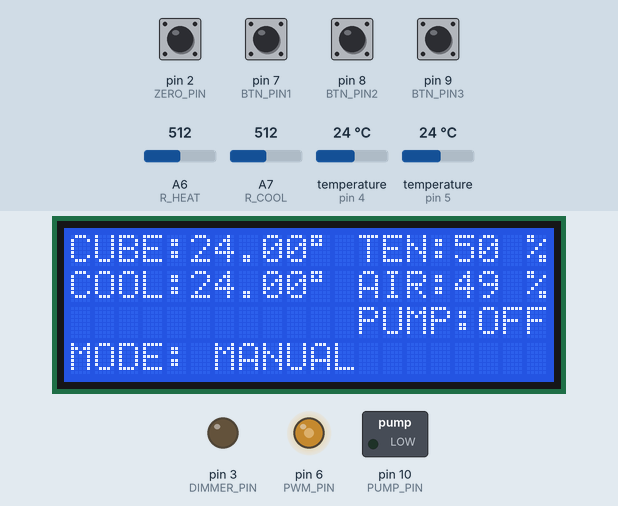
A sketch run on a simulated Arduino Nano, built with avr-gcc and run on an emulated ATmega328P. On the bench: 20×4 character LCD, switched loads named in the sketch (green lamp = pin HIGH), output pins drawn as LEDs (lit = HIGH). Inputs (shaded band) come from the test bench; at power-on: pin 2 (ZERO_PIN), pin 7 (BTN_PIN1), pin 8 (BTN_PIN2), pin 9 (BTN_PIN3) HIGH, A7 (R_COOL) = 512, A6 (R_HEAT) = 512, temperature (sensors on pin 4, pin 5) 24 °C.

Above: at 4.0 s.
4.1 s: A7 (R_COOL) set to 716
At 4.7 s:
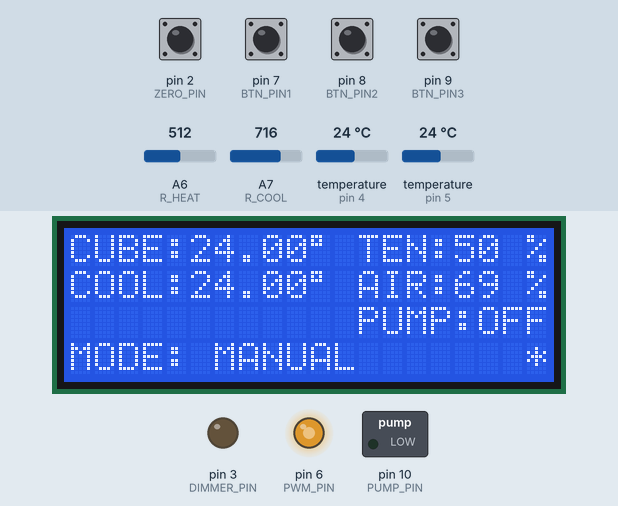
6.9 s: A6 (R_HEAT) set to 993
At 8.21 s:
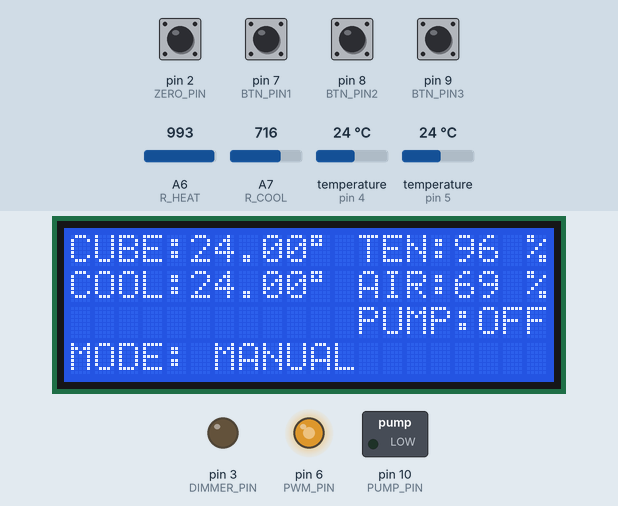
8.9 s: A6 (R_HEAT) set to 1014
At 9.3 s:
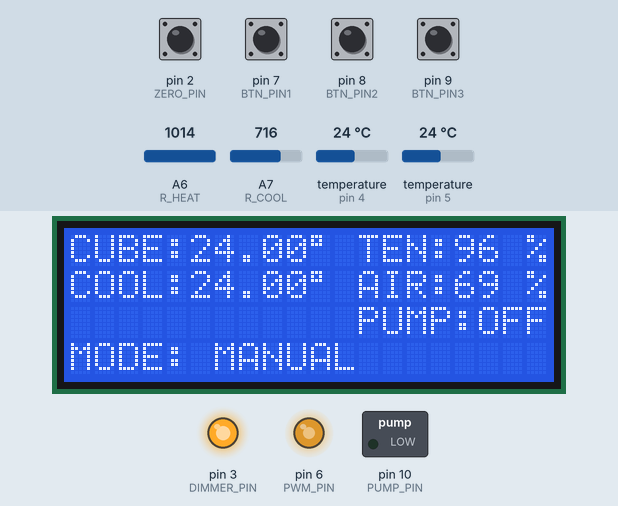
11.9 s: A7 (R_COOL) set to 992
At 12.21 s:
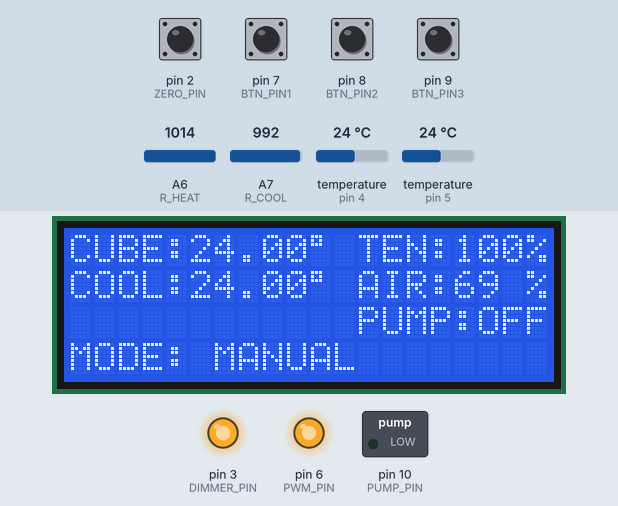
14.9 s: A7 (R_COOL) set to 306
At 15.21 s:
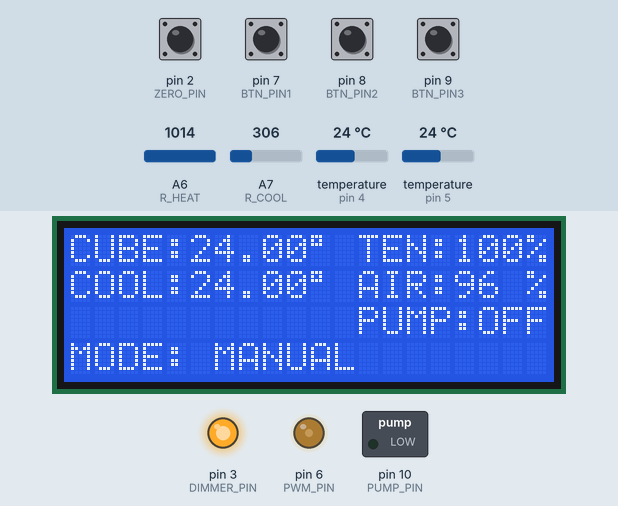
17.9 s: A7 (R_COOL) set to 86
At 18.21 s:
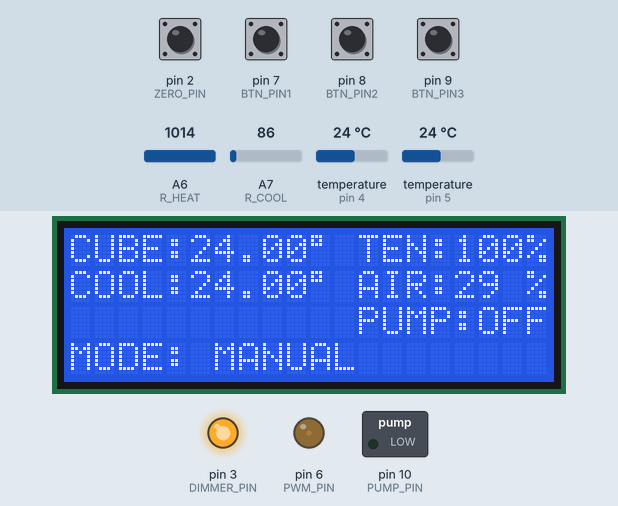
Timing chart, 0 to 20.9 s (numbered marks = the images above; inputs shaded):
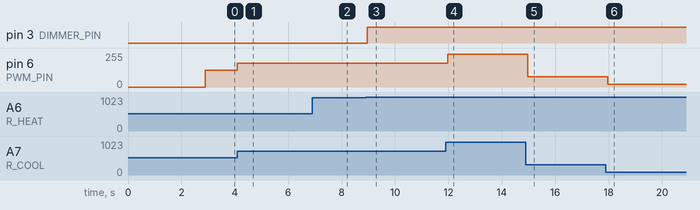

Measured:
- the behaviour switches between 999 and 1000 on A6 (R_HEAT) (found by bisection; images 2 and 3)
- after the input at 4.1 s, pin 6 (PWM_PIN): 127/255 → 178/255 at once; the display: changes after 0.37 s (image 1)
- after the input at 6.9 s, the display: first differs from a run without the input after 0.57 s (image 2 shows a later state)
- after the input at 8.9 s, pin 3 (DIMMER_PIN): LOW → HIGH after 0.07 s
- after the input at 11.9 s, pin 6 (PWM_PIN): 178/255 → 247/255 after 0.07 s
- after the input at 14.9 s, pin 6 (PWM_PIN): 247/255 → 76/255 after 0.07 s
- after the input at 17.9 s, pin 6 (PWM_PIN): 76/255 → 21/255 after 0.07 s

The sketch:

Automation_display_v2_final.ino
```cpp
#include <LiquidCrystal_I2C.h> //библиотека дисплея
#include <GyverTimers.h>  // библиотека таймера
#include <microDS18B20.h> //библиотека для датчиков температуры

//ЗАДАЕМ ПИНЫ:
//ТИРИСТОРНЫЙ РЕГУЛЯТОР
#define ZERO_PIN 2    // пин детектора нуля
#define INT_NUM 0     // соответствующий ему номер прерывания
#define DIMMER_PIN 3  // управляющий пин симистора
//ПОТЕНЦИОМЕРТЫ УПРАВЛЕНИЯ НАГРЕВОМ И КУЛЕРАМИ
#define R_HEAT A6
#define R_COOL A7
//КНОПКИ СМЕНЫ РЕЖИМА РАБОТЫ
#define BTN_PIN1 7 //режим первого перегона (выше температура выключения нагрев. до 20% в струе, мощность на ТЭН побольше)
#define BTN_PIN2 8 //режим второго перегона (ниже температура выключения нагрева, до 40% в струе, мощность на ТЭН поменьше)
#define BTN_PIN3 9 //ручной режим без температуры остановки (только аварийный стоп при 99)
//PWM НА КУЛЕРЫ
#define PWM_PIN 6
//MOSFET Помпы
#define PUMP_PIN 10

//i2C ДИСПЛЕЯ ПОДКЛЮЧЕН НА A4(SDA), A5(SCL)
//ДИСПЛЕЙ 20х4
LiquidCrystal_I2C lcd(0x27, 20, 4);
//ИНИЦИАЛИЗАЦИЯ ДАТЧИКОВ ТЕМПЕРАТУРЫ. MicroDS18B20<PIN> <object_name>;
MicroDS18B20<4> sensor1;
MicroDS18B20<5> sensor2;

//ОПРЕДЕЛЯЕМ ПЕРЕМЕННЫЕ
float cube_temp;     //температура в кубе (идет так же на дисплей)
float water_temp;    //температура воды (идет так же на дисплей)
String pump_state;   //состояние ON/OFF помпы, для отображения на дисплее
int mode = 3;        //режим работы, 1 - первый перегон, 2 - второй перегон, 3 - ручной режим, default = 3
int pwm_pow;         //ШИМ мощность на кулерах (для дисплея)
int pwm_pow_map;     //ШИМ мощность для рассчетов
int ten_pow_map;     //Мощность ТЭН для рассчетов
int ten_pow;         //Мощность ТЭН (для дисплея)
int dimmer;          //переменная диммера, задание мощности ТЭН непосредственно для таймера
                     // задаём значение 500-9300, где 500 максимум мощности, 9300 минимум! (50Гц сеть)
                     // 500-7600 для 60 Гц в сети.
bool star;           //триггер для индикатора работы контроллера
int dim_reg = 0; //флаг регулировки ТЭН-а через прерывание
int read_request = 0;

///НАЧАЛЬНЫЕ УСТАНОВКИ

void setup() {
analogWrite(6, 0); //делаем кулеры тише
//ИНИЦИАЛИЗАЦИЯ ДИСПЛЕЯ
lcd.init(); //первичная инициализация
lcd.backlight(); //ПОдсветка
//РИСУЕМ ЗАСТАВКУ
lcd.blink();
char line1[] = "SAMOGON";
char line2[] = "AUTOMATION V 2.0";
char line3[] = "....................";
lcd.setCursor(0, 0);
  for (int i = 0; i < strlen(line1); i++) {
    lcd.print(line1[i]);
    delay(50);
  }
lcd.setCursor(0, 1);
  for (int i = 0; i < strlen(line2); i++) {
    lcd.print(line2[i]);
    delay(50);
  }
lcd.noBlink();
lcd.setCursor(0, 3);
  for (int i = 0; i < strlen(line3); i++) {
    lcd.print(line3[i]);
    delay(80);
  }
//ОЧИЩАЕМ ДИСПЛЕЙ ПЕРЕД СЛЕДУЮЩИМ ЭКРАНОМ
lcd.clear();
///ДЛЯ РЕГУЛИРОВКИ ТЭНА через GyverTimers и тиристорный диммер
pinMode(ZERO_PIN, INPUT_PULLUP);
pinMode(DIMMER_PIN, OUTPUT);
attachInterrupt(INT_NUM, isr, FALLING);  // для самодельной схемы ставь FALLING
Timer2.enableISR();
//задаем PIN MODE там где требуется
pinMode(R_HEAT, INPUT);
pinMode(R_COOL, INPUT);
pinMode(BTN_PIN1, INPUT_PULLUP); //подтянут резистором в чипе к VCC
pinMode(BTN_PIN2, INPUT_PULLUP); //подтянут резистором в чипе к VCC
pinMode(BTN_PIN3, INPUT_PULLUP); //подтянут резистором в чипе к VCC
pinMode(PWM_PIN, OUTPUT);
pinMode(PUMP_PIN, OUTPUT);
}

void loop() {

//РАБОТА С ДАТЧИКАМИ ТЕМПЕРАТУРЫ
static uint32_t tmr_temp;
if (millis() - tmr_temp >= 1000) {
  tmr_temp = millis();
if (sensor1.readTemp()) {
    cube_temp = sensor1.getTemp();
    sensor1.requestTemp();
}
else {
  sensor1.requestTemp();
}
  if (sensor2.readTemp()) {
    water_temp = sensor2.getTemp();
    sensor2.requestTemp();
  }
  else {
    sensor2.requestTemp();
  }
}

//////////////////////////////////////////////
//ОСНОВНОЙ АЛГОРИТМ КОНТРОЛЯ

//ВЫБОР РЕЖИМА на флаге mode
if (!digitalRead(BTN_PIN1)) {
  mode = 1;
}
if (!digitalRead(BTN_PIN2)) {
  mode = 2;
}
if (digitalRead(BTN_PIN3)) {
  mode = 3;
}
//полный диапазон значений для dimmer - max=500мкс, min=9300мкс
//считается от точки перехода напряжения через 0 до включения симистора.
//время одной полуволны на 50Гц = 10тыс мкс, Но нужно время на обработку функций и прерываний
//для стабильности возьмем диапазон 9000 - 500, так как были замечены артефакты при минимальной мощности, да и в целом нам тут 100Вт на ТЭН не нужно совсем.

//ЗАДАНИЕ МОЩНОСТИ НАГРЕВА ТЭНА, Пока примерно
if (mode == 3 && analogRead(R_HEAT) < 1000) {
  dim_reg = 1;
  dimmer = map(analogRead(R_HEAT), 0, 1024, 9000, 500);
  ten_pow = map(analogRead(R_HEAT), 0, 1024, 0, 100);
  }
if (mode == 3 && analogRead(R_HEAT) >= 1000) {
  dim_reg = 0;
  ten_pow = 100;
  digitalWrite(DIMMER_PIN, 1);
}

//после достижения 75 градусов в кубе включается регулирование диммером
//На режиме 1 экспериментально получена зависимость скорости выхода от температуры в кубе с изменением мощности.
//старт на 60% при 78 град в кубе, отбор голов и начало отбора тела
//Далее процесс идет с плавным повышением до 75% мощности на 98 град в кубе.
//На втором режиме можно уменьшить до 50% На старте и 65% на финише для более качественного отбора.
//диапазон 8500мкс умножаем на обратный % (для 7% можности умножаем на 0.3) получаем значение для границ. При этом большее число = меньшая мощность!

if (mode == 1 && cube_temp >= 75) {
    dim_reg = 1;
    dimmer = map(cube_temp, 75, 98, 4000, 2600); //3400 = 60%, 2125 = 75%
    ten_pow = map(dimmer, 9000, 500, 0, 100);
}
if (mode == 1 && cube_temp < 75) {
  dim_reg = 0;
  ten_pow = 100;
  digitalWrite(DIMMER_PIN, 1);
}

if (mode == 2 && cube_temp >= 75) {
    dim_reg = 1;
    dimmer = map(cube_temp, 75, 96, 4500, 2800); //4250 = 50%, 2975 = 65%
    ten_pow = map(dimmer, 9000, 500, 0, 100);
}
if (mode == 2 && cube_temp < 75) {
  dim_reg = 0;
  ten_pow = 100;
  digitalWrite(DIMMER_PIN, 1);
}

//НОРМАЛЬЫНЕ СТОПЫ ПО РЕЖИМАМ
//На первом режиме примерно на 98 градусах, соответствует отбору до 20-25% в струе
if (mode == 1 && cube_temp >= 98) {
  stop_norm();
}
//На втором режиме примерно на 96 градусах, соответствует отбору 40-45% в струе
if (mode == 2 && cube_temp >= 96) {
  stop_norm();
}
//Зависимость +/- линейная и получена экспериментальным путем перегона.

//ЗАДАНИЕ МОЩНОСТИ PWM КУЛЕРОВ по температуре воды. Плавное саморегулирование на режимах 1 и 2.
if (mode != 3) {
  pwm_pow_map = map(water_temp, 15, 45, 0, 255);
  analogWrite(PWM_PIN, pwm_pow_map);
  pwm_pow = map(pwm_pow_map, 0, 255, 0, 100);
}
//Ручное регулирование на режиме 3
if (mode == 3) {
  pwm_pow_map = map(analogRead(R_COOL), 0, 1024, 0, 255);
  analogWrite(PWM_PIN, pwm_pow_map);
  pwm_pow = map(pwm_pow_map, 0, 255, 0, 100);
}

//УПРАВЛЕНИЕ ПОМПОЙ, включение на 60 градусах в кубе
//для ручного включения предусмотрен выключатель подающий 5В аппаратно на GATE MOSFET-а.
if (cube_temp >= 60) {
  digitalWrite(PUMP_PIN, 1);
  pump_state = "ON";
 }
else {
  digitalWrite(PUMP_PIN, 0);
  pump_state = "OFF";
}

//АВАРИЙНЫЕ СТОП-ы
if (cube_temp >= 99) { //по температуре куба 99, нам точно не нужно столько
  stop_cube();
}
if (water_temp >= 45) { //по температуре охлаждающей жидкости. На 45 это уже сильно мешает процессу
  stop_water();
}

///// ВЫВОД НА ДИСПЛЕЙ ИНФОРМАЦИИ ПО ТАЙМЕРУ раз в 500мс, экспериментально выбрано, как наиболее приятное глазу с минимальным лагом
static uint32_t tmr;
if (millis() - tmr >= 500) {
    tmr = millis();

//вывод температуры куба
 lcd.setCursor(0,0);
 lcd.print("CUBE:");
 lcd.setCursor(5,0);
 lcd.print(cube_temp);
 lcd.setCursor(10,0);
 lcd.write(223); //значек градуса из таблицы дисплея

 //вывод мощности нагрева в % от максимальной
 lcd.setCursor(12,0);
 lcd.print("TEN:");
 lcd.setCursor(16,0);
 lcd.print("   ");
 lcd.setCursor(16,0);
 lcd.print(ten_pow);
 lcd.setCursor(19,0);
 lcd.print("%");

//вывод температуры воды в контуре охлаждения
 lcd.setCursor(0,1);
 lcd.print("COOL:");
 lcd.setCursor(5,1);
 lcd.print(water_temp);
 lcd.setCursor(10,1);
 lcd.write(223);

//вывод мощности PWM кулеров охлаждения овды
 lcd.setCursor(12,1);
 lcd.print("AIR:");
 lcd.setCursor(16,1);
 lcd.print("   ");
 lcd.setCursor(16,1);
 lcd.print(pwm_pow);
 lcd.setCursor(19,1);
 lcd.print("%");

// вывод статуса помпы
 lcd.setCursor(12,2);
 lcd.print("PUMP:");
 lcd.setCursor(17,2);
 lcd.print("   ");
 lcd.setCursor(17,2);
 lcd.print(pump_state);

//вывод информации о режиме работы
lcd.setCursor(0,3);
lcd.print("MODE:");
lcd.setCursor(6,3);
if (mode == 3) lcd.print("MANUAL ");
if (mode == 2) lcd.print("SECOND ");
if (mode == 1) lcd.print("FIRST  ");

//МИГАЕМ ЗВЕЗДОЧКОЙ В УГЛУ. ИНДИКАТОР РАБОТЫ КОНТРОЛЛЕРА
//нужен на случай если вдруг зависнет контроллер, хотябы на глаз будет понятно
if (star == 1) {
  lcd.setCursor(19,3);
  lcd.print("*");
  star = 0;
}
else {
   lcd.setCursor(19,3);
   lcd.print(" ");
   star = 1;
}
 }
//КОНЕЦ ВЫВОДА НА ДИСПЛЕЙ


//КОНЕЦ ЦИКЛА loop
}

// Тирсторный регулятор. Прерывание детектора нуля
//нужно для корректировки периода и перезапуска таймера
void isr() {
  if (dim_reg != 0) {
  static int lastDim;
  if (lastDim != dimmer) Timer2.setPeriod(lastDim = dimmer);
  else Timer2.restart();
  }
}
// Тиристорный регулятор. Срабатывание таймера после перехода напряжения через 0(таймер запускается в прерывании), считает N микросекунд с прерывания и вызывает функцию ISR().
ISR(TIMER2_A) {
  if (dim_reg != 0) {
  digitalWrite(DIMMER_PIN, 1);  // включаем симистор на оставшейся после  отсчета таймером полуволне
  Timer2.stop();                // останавливаем таймер до следующего прерывания где он будет перезапущен
  digitalWrite(DIMMER_PIN, 0);  // выставляем 0 на оптопаре сразу, но тиристор остается открытым до прохождения нуля в напряжении сети. Особенность работы триака.
  }
}

///аварийный стоп по кубу
void stop_cube() {
lcd.clear();
while (true) {
    lcd.setCursor(0,1);
    lcd.print("ERROR:CUBE_OVERHEAT");
    detachInterrupt(0);
    digitalWrite(DIMMER_PIN, 0); //выключаем тиристор принудительно
    digitalWrite(PUMP_PIN, 0); //выключаем помпу
    analogWrite(PWM_PIN, 0); //выставляем минимум на кулеры
    delay(1000); //повторяем бесконечно, раз в секунду
  }
}

///ЦИКЛ ЛОВУШКА ДЛЯ ОСТАНОВКИ ПО ПЕРЕГРЕВУ ВОДЫ
void stop_water() {
lcd.clear();
while (true) {
    lcd.setCursor(0,1);
    lcd.print("ERROR:WATER_OVERHEAT");
    detachInterrupt(0);
    digitalWrite(DIMMER_PIN, 0); //выключаем тиристор принудительно
    digitalWrite(PUMP_PIN, 0); //выключаем помпу
    analogWrite(PWM_PIN, 0); //выставляем минимум на кулеры
    delay(1000); //повторяем бесконечно, раз в секунду
  }
}

///ЦИКЛ ЛОВУШКА ДЛЯ НОРМАЛЬНОЙ ОСТАНОВКИ
void stop_norm() {
lcd.clear();
while (true) {
    lcd.setCursor(0,1);
    lcd.print("NORMAL STOP");
    detachInterrupt(0);
    digitalWrite(DIMMER_PIN, 0); //выключаем тиристор принудительно
    digitalWrite(PUMP_PIN, 0); //выключаем помпу
    analogWrite(PWM_PIN, 0); //выставляем минимум на кулеры
    delay(1000); //повторяем бесконечно, раз в секунду
  }
}

// THE END
```
